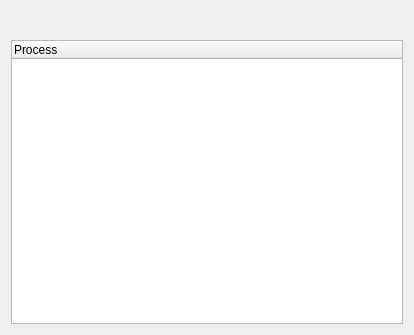
<?xml version="1.0" encoding="UTF-8"?>
<ui version="4.0">
 <class>FormInfo2Windows</class>
 <widget class="QWidget" name="FormInfo2Windows">
  <property name="geometry">
   <rect>
    <x>0</x>
    <y>0</y>
    <width>414</width>
    <height>335</height>
   </rect>
  </property>
  <property name="sizePolicy">
   <sizepolicy hsizetype="Fixed" vsizetype="Preferred">
    <horstretch>0</horstretch>
    <verstretch>0</verstretch>
   </sizepolicy>
  </property>
  <property name="windowTitle">
   <string comment="Info2">Windows</string>
  </property>
  <layout class="QGridLayout" name="gridLayout">
   <item row="0" column="0">
    <widget class="QToolButton" name="toolbutton_refresh">
     <property name="text">
      <string/>
     </property>
     <property name="icon">
      <iconset resource="../../res/resource.qrc">
       <normaloff>:/images/main/refresh.png</normaloff>:/images/main/refresh.png</iconset>
     </property>
     <property name="autoRaise">
      <bool>true</bool>
     </property>
    </widget>
   </item>
   <item row="0" column="2">
    <widget class="QToolButton" name="toolbutton_find_window">
     <property name="text">
      <string/>
     </property>
     <property name="icon">
      <iconset resource="../../res/resource.qrc">
       <normaloff>:/images/main/find.png</normaloff>:/images/main/find.png</iconset>
     </property>
     <property name="autoRaise">
      <bool>true</bool>
     </property>
    </widget>
   </item>
   <item row="0" column="1">
    <widget class="QToolButton" name="toolbutton_find_current">
     <property name="text">
      <string/>
     </property>
     <property name="icon">
      <iconset resource="../../res/resource.qrc">
       <normaloff>:/images/main/findcurrent.png</normaloff>:/images/main/findcurrent.png</iconset>
     </property>
     <property name="autoRaise">
      <bool>true</bool>
     </property>
    </widget>
   </item>
   <item row="0" column="5">
    <widget class="QToolButton" name="toolbutton_opentree">
     <property name="text">
      <string/>
     </property>
     <property name="icon">
      <iconset resource="../../res/resource.qrc">
       <normaloff>:/images/main/opentree.png</normaloff>:/images/main/opentree.png</iconset>
     </property>
     <property name="autoRaise">
      <bool>true</bool>
     </property>
    </widget>
   </item>
   <item row="0" column="6">
    <widget class="QToolButton" name="toolbutton_opentree_all">
     <property name="text">
      <string/>
     </property>
     <property name="icon">
      <iconset resource="../../res/resource.qrc">
       <normaloff>:/images/main/opentree_all.png</normaloff>:/images/main/opentree_all.png</iconset>
     </property>
     <property name="autoRaise">
      <bool>true</bool>
     </property>
    </widget>
   </item>
   <item row="0" column="7">
    <widget class="QToolButton" name="toolbutton_closetree">
     <property name="text">
      <string/>
     </property>
     <property name="icon">
      <iconset resource="../../res/resource.qrc">
       <normaloff>:/images/main/closetree.png</normaloff>:/images/main/closetree.png</iconset>
     </property>
     <property name="autoRaise">
      <bool>true</bool>
     </property>
    </widget>
   </item>
   <item row="0" column="8">
    <widget class="QToolButton" name="toolbutton_closetree_all">
     <property name="text">
      <string/>
     </property>
     <property name="icon">
      <iconset resource="../../res/resource.qrc">
       <normaloff>:/images/main/closetree_all.png</normaloff>:/images/main/closetree_all.png</iconset>
     </property>
     <property name="autoRaise">
      <bool>true</bool>
     </property>
    </widget>
   </item>
   <item row="1" column="0" colspan="16">
    <widget class="QTreeWidget" name="treeview">
     <column>
      <property name="text">
       <string>Process</string>
      </property>
     </column>
    </widget>
   </item>
   <item row="0" column="3">
    <widget class="QToolButton" name="toolbutton_find_prev">
     <property name="text">
      <string/>
     </property>
     <property name="icon">
      <iconset resource="../../res/resource.qrc">
       <normaloff>:/images/main/findprev.png</normaloff>:/images/main/findprev.png</iconset>
     </property>
     <property name="autoRaise">
      <bool>true</bool>
     </property>
    </widget>
   </item>
   <item row="0" column="4">
    <widget class="QToolButton" name="toolbutton_find_next">
     <property name="text">
      <string/>
     </property>
     <property name="icon">
      <iconset resource="../../res/resource.qrc">
       <normaloff>:/images/main/findnext.png</normaloff>:/images/main/findnext.png</iconset>
     </property>
     <property name="autoRaise">
      <bool>true</bool>
     </property>
    </widget>
   </item>
  </layout>
 </widget>
 <resources>
  <include location="../../res/resource.qrc"/>
 </resources>
 <connections>
  <connection>
   <sender>toolbutton_refresh</sender>
   <signal>clicked()</signal>
   <receiver>FormInfo2Windows</receiver>
   <slot>slotRefresh()</slot>
   <hints>
    <hint type="sourcelabel">
     <x>20</x>
     <y>19</y>
    </hint>
    <hint type="destinationlabel">
     <x>206</x>
     <y>167</y>
    </hint>
   </hints>
  </connection>
  <connection>
   <sender>toolbutton_find_window</sender>
   <signal>clicked()</signal>
   <receiver>FormInfo2Windows</receiver>
   <slot>slotFindWindow()</slot>
   <hints>
    <hint type="sourcelabel">
     <x>49</x>
     <y>19</y>
    </hint>
    <hint type="destinationlabel">
     <x>206</x>
     <y>167</y>
    </hint>
   </hints>
  </connection>
  <connection>
   <sender>toolbutton_opentree</sender>
   <signal>clicked()</signal>
   <receiver>FormInfo2Windows</receiver>
   <slot>slotOpenTree()</slot>
   <hints>
    <hint type="sourcelabel">
     <x>78</x>
     <y>19</y>
    </hint>
    <hint type="destinationlabel">
     <x>206</x>
     <y>167</y>
    </hint>
   </hints>
  </connection>
  <connection>
   <sender>toolbutton_opentree_all</sender>
   <signal>clicked()</signal>
   <receiver>FormInfo2Windows</receiver>
   <slot>slotOpenTreeAll()</slot>
   <hints>
    <hint type="sourcelabel">
     <x>107</x>
     <y>19</y>
    </hint>
    <hint type="destinationlabel">
     <x>206</x>
     <y>167</y>
    </hint>
   </hints>
  </connection>
  <connection>
   <sender>toolbutton_closetree</sender>
   <signal>clicked()</signal>
   <receiver>FormInfo2Windows</receiver>
   <slot>slotCloseTree()</slot>
   <hints>
    <hint type="sourcelabel">
     <x>136</x>
     <y>19</y>
    </hint>
    <hint type="destinationlabel">
     <x>206</x>
     <y>167</y>
    </hint>
   </hints>
  </connection>
  <connection>
   <sender>toolbutton_closetree_all</sender>
   <signal>clicked()</signal>
   <receiver>FormInfo2Windows</receiver>
   <slot>slotCloseTreeAll()</slot>
   <hints>
    <hint type="sourcelabel">
     <x>165</x>
     <y>19</y>
    </hint>
    <hint type="destinationlabel">
     <x>206</x>
     <y>167</y>
    </hint>
   </hints>
  </connection>
  <connection>
   <sender>toolbutton_find_current</sender>
   <signal>clicked()</signal>
   <receiver>FormInfo2Windows</receiver>
   <slot>slotFindCurrent()</slot>
   <hints>
    <hint type="sourcelabel">
     <x>49</x>
     <y>19</y>
    </hint>
    <hint type="destinationlabel">
     <x>206</x>
     <y>167</y>
    </hint>
   </hints>
  </connection>
  <connection>
   <sender>toolbutton_find_prev</sender>
   <signal>clicked()</signal>
   <receiver>FormInfo2Windows</receiver>
   <slot>slotFindPrev()</slot>
   <hints>
    <hint type="sourcelabel">
     <x>252</x>
     <y>19</y>
    </hint>
    <hint type="destinationlabel">
     <x>206</x>
     <y>167</y>
    </hint>
   </hints>
  </connection>
  <connection>
   <sender>toolbutton_find_next</sender>
   <signal>clicked()</signal>
   <receiver>FormInfo2Windows</receiver>
   <slot>slotFindNext()</slot>
   <hints>
    <hint type="sourcelabel">
     <x>223</x>
     <y>19</y>
    </hint>
    <hint type="destinationlabel">
     <x>206</x>
     <y>167</y>
    </hint>
   </hints>
  </connection>
 </connections>
 <slots>
  <slot>slotRefresh()</slot>
  <slot>slotFindWindow()</slot>
  <slot>slotOpenTree()</slot>
  <slot>slotOpenTreeAll()</slot>
  <slot>slotCloseTree()</slot>
  <slot>slotCloseTreeAll()</slot>
  <slot>slotFindCurrent()</slot>
  <slot>slotFindPrev()</slot>
  <slot>slotFindNext()</slot>
 </slots>
</ui>
